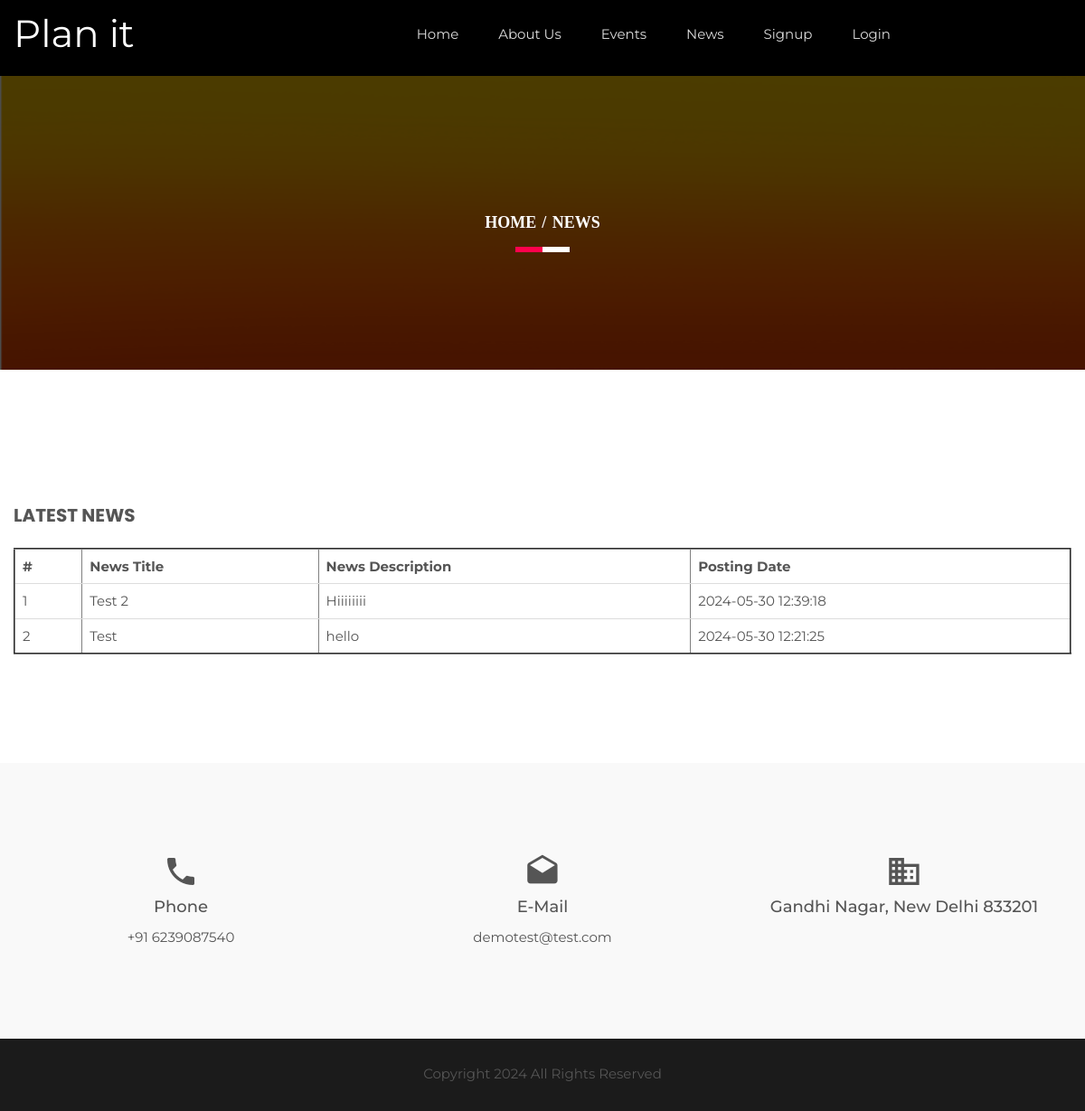
Page /news.php on the committed database.
### tables this page shows
CREATE TABLE `tblgenralsettings` (
  `id` int(11) NOT NULL,
  `SiteName` varchar(200) DEFAULT NULL,
  `PhoneNumber` text DEFAULT NULL,
  `EmailId` varchar(255) DEFAULT NULL,
  `address` mediumtext DEFAULT NULL,
  `footercontent` mediumtext DEFAULT NULL,
  `LastUpdationDate` timestamp NULL DEFAULT NULL ON UPDATE current_timestamp()
);

CREATE TABLE `tblnews` (
  `id` int(11) NOT NULL,
  `NewsTitle` longtext DEFAULT NULL,
  `NewsDetails` longtext DEFAULT NULL,
  `PostingDate` timestamp NULL DEFAULT current_timestamp(),
  `LastUpdationDate` timestamp NULL DEFAULT NULL ON UPDATE current_timestamp()
);

### news.php (the view, shortened to what this page needs)
<?php
include('includes/config.php');
?>
<!doctype html>
<html class="no-js" lang="en">
<head>
    <link rel="stylesheet" href="css/bootstrap.min.css">
    <link rel="stylesheet" href="css/animate.css">
    <link rel="stylesheet" href="css/meanmenu.min.css">
    <link rel="stylesheet" href="css/owl.carousel.css">
    <link rel="stylesheet" href="css/icofont.css">
    <link rel="stylesheet" href="css/nivo-slider.css">
    <link rel="stylesheet" href="css/animate-text.css">
    <link rel="stylesheet" href="css/material-design-iconic-font.min.css">
    <link rel="stylesheet" href="style.css">
    <link rel="stylesheet" href="css/responsive.css">
    <link href="css/color/skin-default.css" rel="stylesheet">
</head>
<body>
    <div class="wrapper single-blog">
        <div id="home" class="header-slider-area">
            <?php include_once('includes/header.php');?>
        </div>
        <div class="breadcumb-area bg-overlay">
            <div class="container">
                <ol class="breadcrumb">
                    <li><a href="index.html">Home</a></li>
                    <li class="active">News</li>
                </ol>
            </div>
        </div>
        <div class="single-blog-area ptb100 fix">
            <div class="container">
                <div class="row">
                    <div class="col-md-12 col-sm-7">
                        <div class="single-blog-body">
                            <div class="Leave-your-thought mt50">
                                <h3 class="aside-title uppercase">Latest News</h3>
                                <div class="row">
                                    <form name="signin" method="post">
                                        <div class="col-md-12 col-sm-6 col-xs-12 lyt-left">
                                            <table border="2" class="table">
                                                <tr>
                                                    <th>#</th>
                                                    <th>News Title</th>
                                                    <th>News Description</th>
                                                    <th>Posting Date</th>
                                                </tr>
                                                <?php
                                                $sql = "SELECT NewsTitle, NewsDetails, PostingDate FROM tblnews ORDER BY id DESC";
                                                $query = $dbh->prepare($sql);
                                                if ($query->execute()) {
                                                    $results = $query->fetchAll(PDO::FETCH_OBJ);
                                                } else {
                                                    error_log("Failed to fetch news data.");
                                                }
                                                $cnt = 1;
                                                if($query->rowCount() > 0) {
                                                    foreach($results as $row) { ?>
                                                        <tr>
                                                            <td><?php echo htmlentities($cnt); ?></td>
                                                            <td><?php echo htmlentities($row->NewsTitle); ?></td>
                                                            <td><?php echo htmlentities($row->NewsDetails); ?></td>
                                                            <td><?php echo htmlentities($row->PostingDate); ?></td>
                                                        </tr>
                                                        <?php $cnt++;
                                                    }
                                                } else {
                                                    echo "<tr><td colspan='4'>No news found</td></tr>";
                                                }
                                                ?>
                                            </table>
                                        </div>
                                    </form>
                                </div>
                            </div>
                        </div>
                    </div>
                </div>
            </div>
        </div>
        <?php include_once('includes/footer.php');?>
    </div>
</body>
</html>

### includes/header.php (shortened to what this page needs)
<?php
$ret = "Select  SiteName from tblgenralsettings ";
$querys = $dbh -> prepare($ret);
$querys->execute();
$resultss=$querys->fetchAll(PDO::FETCH_OBJ);
if($querys->rowCount() > 0)
{
foreach($resultss as $rows)
{ ?>
   <div id="home" class="header-slider-area">
                <div class="header-area header-2">
                    <div id="sticker" class="logo-menu-area header-area-2">
                        <div class="container hidden-xs">
                            <div class="row">
                                <div class="col-md-2 col-sm-3">
                                    <div class="logo">
                                        <a href="index.php" style="font-size:42px; color:#fff"><?php echo htmlentities($rows->SiteName);?></a>
                                    </div>
                                </div>
                                <div class="col-md-8 col-sm-9">
                                    <div class="main-menu text-right">
                                        <nav>
                                            <ul id="nav">
                                                <li><a class="smooth-scroll" href="index.php">Home</a></li>
                                                <li><a class="smooth-scroll" href="about-us.php">About Us</a></li>
                                                <li><a class="smooth-scroll" href="all-events.php">Events</a></li>
                                                <li><a class="smooth-scroll" href="news.php">News</a></li>
                                                <?php if(strlen($_SESSION['usrid']==0)){?>
                                                <li><a class="smooth-scroll" href="signup.php">Signup</a></li>
                                                 <li><a class="smooth-scroll" href="signin.php">Login</a></li>
                                             <?php } else {?>
<li><a class="smooth-scroll" href="profile.php">My Account</a></li>
                                             <?php } ?>
                                            </ul>
                                        </nav>
                                    </div>
                                </div>
                                </div>
                            </div>
                        </div>
                    </div>
                    <?php }} ?>

### includes/footer.php (shortened to what this page needs)
<?php
$ret = "Select  PhoneNumber,address,EmailId,footercontent from tblgenralsettings ";
$querys = $dbh -> prepare($ret);
$querys->execute();
$resultss=$querys->fetchAll(PDO::FETCH_OBJ);
if($querys->rowCount() > 0)
{
foreach($resultss as $rows)
{ ?>
 <div class="information-area off-white ptb100">
                    <div class="container">
                        <div class="row">
                            <div class="col-md-4 col-sm-3 col-xs-12">
                                <div class="single-information text-center">
                                    <div class="info-icon">
                                        <i class="zmdi zmdi-phone"></i>
                                    </div>
                                    <h4>Phone</h4>
                                    <p><?php echo htmlentities($rows->PhoneNumber);?></p>
                                </div>
                            </div>
                            <div class="col-md-4 col-sm-3 col-xs-12">
                                <div class="single-information text-center">
                                    <div class="info-icon">
                                        <i class="zmdi zmdi-email-open"></i>
                                    </div>
                                    <h4>E-Mail</h4>
                                    <p><a href="mailto:company@email.com"><?php echo htmlentities($rows->EmailId);?></a></p>
                                </div>
                            </div>
                            <div class="col-md-4 col-sm-3 col-xs-12">
                                <div class="single-information text-center">
                                    <div class="info-icon">
                                        <i class="zmdi zmdi-city-alt"></i>
                                    </div>
                                    <h4><?php echo htmlentities($rows->address);?></h4>
                                </div>
                            </div>
                        </div>
                    </div>
                </div>
            <div class="footer-area" align="center">
                <div class="container">
                    <div class="row">
                        <div class="col-md-12 col-sm-6 col-xs-12">
                            <div class="social-area">
                             <?php echo htmlentities($rows->footercontent);?>
                            </div>
                        </div>
                    </div>
                </div>
            </div>
            <?php }} ?>

### style.css (style rules this page uses)
.container { width: 1200px }
html, body { height: 100%; font-family: 'Montserrat', sans-serif; font-size: 15px; color: #555; line-height: 25px; }
.fix { overflow: hidden }
p { margin: 0 0 15px }
h1, h2, h3, h4, h5, h6 { margin: 0 0 10px }
a { -webkit-transition: all 0.3s ease 0s; transition: all 0.3s ease 0s; text-decoration: none; color: #555; }
ul { list-style: outside none none; margin: 0; padding: 0; }
.mt50 { margin-top: 50px }
.ptb100 { padding: 100px 0 }
.uppercase { text-transform: uppercase }
.off-white { background: #f9f9f9 }
.wrapper { background: #fff }
ul li { display: inline-block }
.main-menu ul li a { color: #ddd }
.logo-menu-area { padding: 35px 0 }
.main-menu ul li { margin-right: 40px }
.main-menu ul li:last-child { margin: 0 }
.header-area { left: 0; position: absolute; top: 0; width: 100%; z-index: 999; }
.header-slider-area { position: relative }
.bg-overlay { position: relative; z-index: 1; }
.bg-overlay:before { background: #000 none repeat scroll 0 0; content: ""; height: 100%; left: 0; opacity: 0.85; -ms-filter: "progid:DXImageTransform.Microsoft.Alpha(Opacity=85)"; position: absolute; top: 0; width: 100%; z-index: -1; }
.breadcumb-area.bg-overlay:before { opacity: 0.7; -ms-filter: "progid:DXImageTransform.Microsoft.Alpha(Opacity=70)"; }
.info-icon { font-size: 40px; margin-bottom: 10px; }
.single-information > p { margin-bottom: 5px }
.single-information p:last-child { margin: 0 }
.footer-area { background: #1b1b1b none repeat scroll 0 0; height: 80px; line-height: 78px; }
.header-2 { background: #000 none repeat scroll 0 0; position: static; }
.breadcumb-area { background: rgba(0, 0, 0, 0) url("img/bg.png") repeat scroll 0 0; padding: 150px 0; text-align: center; }
.breadcrumb { background-color: transparent; border-radius: 0; list-style: outside none none; margin-bottom: 0; padding: 0; position: relative; }
.breadcrumb > li + li:before { color: #fff; font-weight: 700; padding: 0 2px; }
.breadcrumb a, .breadcrumb li.active { color: #fff }
.breadcrumb li { font-family: popins; font-size: 18px; font-weight: 700; text-transform: uppercase; }
.breadcrumb:before, .breadcrumb:after { background: #fff none repeat scroll 0 0; bottom: -20px; content: ""; height: 6px; left: 50%; position: absolute; -webkit-transform: translateX(-50%); transform: translateX(-50%); width: 60px; }
.breadcrumb:after { background: #ff004d none repeat scroll 0 0; -webkit-transform: translateX(-100%); transform: translateX(-100%); width: 30px; }
.aside-title { font-family: Poppins; font-size: 20px; font-weight: 700; margin-bottom: 25px; }
#sticker { right: 0; left: 0; }

### css/responsive.css (style rules this page uses)
@media (min-width: 1170px) and (max-width: 1400px) { .logo-menu-area { padding: 25px 0; } }

### css/color/skin-default.css (style rules this page uses)
.breadcrumb::after { background: #ff004d none repeat scroll 0 0; }

### rows in the picture
tblgenralsettings: SiteName "Plan it", PhoneNumber "+91 6239087540", EmailId "demotest@test.com", address "Gandhi Nagar, New Delhi 833201", footercontent "Copyright 2024 All Rights Reserved"
tblnews: NewsTitle "Test 2", NewsDetails "Hiiiiiiii", PostingDate "2024-05-30 12:39:18"
tblnews: NewsTitle "Test", NewsDetails "hello", PostingDate "2024-05-30 12:21:25"
